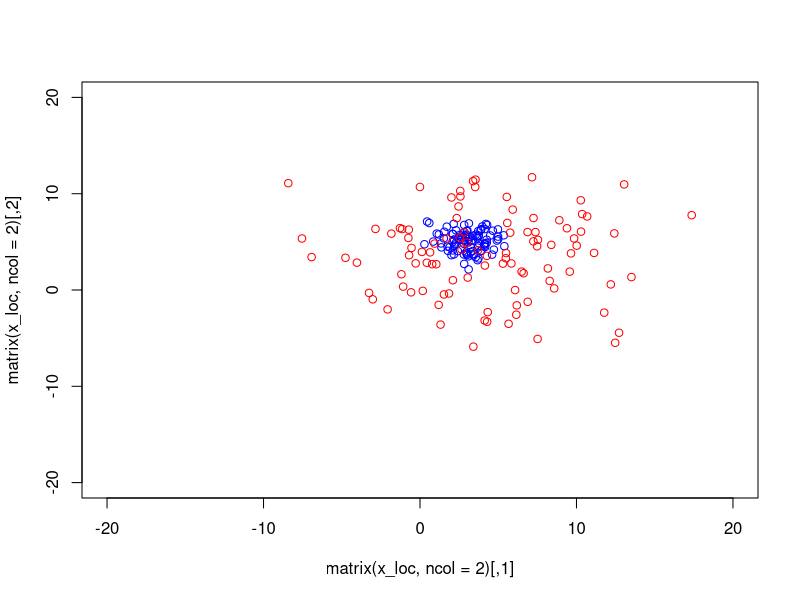

Generate this figure with R:
## This script contains a series of functions which determine the state of a
## newly infected case given its infector - e.g. geographic location, genetic
## sequences, etc.




## SPATIAL COORDINATES

## This function uses a Normal spatial kernel for all spatial dimensions, with a
## single parameter 'sd'.

## x: infector's location

new_location <- function(x, sd = 1) {
    out <- rnorm(length(x), mean = x, sd = sd)
    return(out)
}


## example

x_loc <- c(3, 5)
new_locs_sd1 <- t(replicate(100, new_location(x_loc)))
new_locs_sd5 <- t(replicate(100, new_location(x_loc, 5)))

plot(matrix(x_loc, ncol = 2), xlim = c(-20, 20), ylim = c(-20, 20), pch = "x")
points(new_locs_sd1, col = "blue")
points(new_locs_sd5, col = "red")





## GENETIC DATA

## We consider that all markers are biallelic, and store only mutations.

## x: ancestor's 'DNA', stored as a vector of mutations

## generation_time: the number of days between the infection of x and the new
## case

## mu: mutation rate (per genome and per day)

## genome_length: total length of the genome

new_dna <- function(x, generation_time, mu, genome_length) {
    ## generate new mutations
    n_mutations <- rpois(1, mu * generation_time)
    new_mutations <- runif(n_mutations, min = 1, max = genome_length)
    new_mutations <- as.integer(round(new_mutations))
    out <- c(x, new_mutations)

    ## cleanup: remove reverse mutations
    reverse_mutations <- as.integer(names(which(table(out) %% 2 == 0L)))
    out <- setdiff(out, reverse_mutations)
    return(out)
}


## examples

new_dna(1:10, 10, 0, 10) # no mutation

set.seed(1)
new_dna(1:10, 10, 1, 10) # reverse mutations delete old ones
## [1]  3  4  5  6  8 10




## COMPUTE GENETIC DISTANCES BETWEEN A PAIR OF CASES

## Using the storage of mutations defined above, i.e. one individual is a vector
## of mutations. See 'dist_dna' below for the version computing all pairwise
## comparisons from a list of 'DNA sequences' (i.e. list of vectors of
## mutations).

## x: a 'DNA sequence', stored as a vector of integers indicating mutations
## y: a 'DNA sequence', stored as a vector of integers indicating mutations

dist_dna_pair <- function(x, y) {
    common_mutations <- intersect(x, y)
    length(setdiff(c(x, y), common_mutations))
}


## examples
dist_dna_pair(NULL, NULL)
dist_dna_pair(NULL, 1)
dist_dna_pair(1, 1)
dist_dna_pair(1, 1:10)
dist_dna_pair(1:3, 1:10)






## x: a list of integer vectors, each of which represents the genome of a
## pathogen as positions of mutations

dist_dna <- function(x) {
    N <- length(x)
    all_pairs <- combn(seq_len(N), 2L, simplify = FALSE)
    n_pairs <- ncol(all_pairs)
    out <- dist(seq_len(N))
    out[] <- NA_integer_

    ## browser()
    for (i in seq_along(all_pairs)) {
	out[i] <- dist_dna_pair(x[[all_pairs[[i]][1]]],
				x[[all_pairs[[i]][2]]])
    }

    return(out)
}


## examples
dist_dna(list(integer(0), integer(0), 1, 1))
dist_dna(list(integer(0), integer(0), 1, 1, 1:2, 1:3, 1:4, 11:20))




## INTERNAL FUNCTIONS

modify_defaults <- function(defaults, x, strict = TRUE) {
    extra <- setdiff(names(x), names(defaults))
    if (strict && (length(extra) > 0L)) {
        stop("Additional invalid options: ", paste(extra, collapse=", "))
    }
    utils::modifyList(defaults, x, keep.null = TRUE) # keep.null is needed here
}


default_config <- function(...) {
    defaults <- list(x_min = 0, x_max = 0, y_min = 100, y_max = 100,
                     genome_length = 3e4, mutation_rate = 5e-50)
    
    args <- list(...)
    
    modify_defaults(defaults, args)    
}






## MAKE NEW INDIVIDUALS, EITHER FROM AN INFECTOR, OR FROM SCRATCH

new_case <- function(infector = NULL) {
    out <- list()
    
    if (is.null(infector)) {
        out$location <- location_default()
    }

    
}
